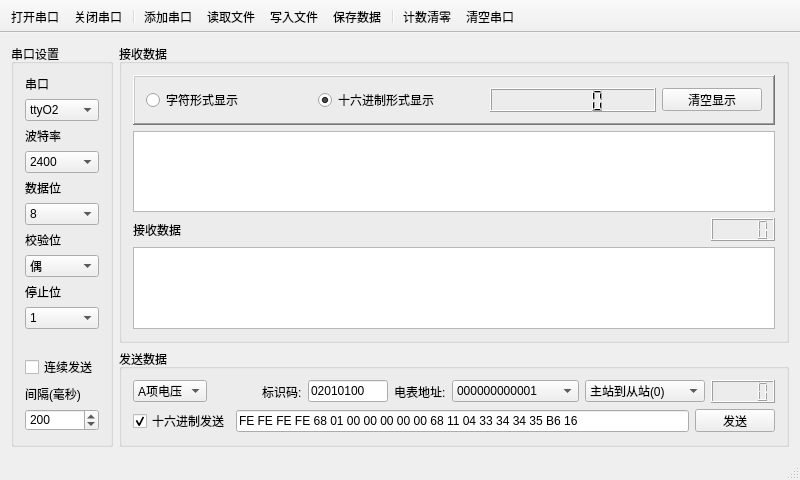
<?xml version="1.0" encoding="UTF-8"?>
<ui version="4.0">
 <class>MainWindow</class>
 <widget class="QMainWindow" name="MainWindow">
  <property name="enabled">
   <bool>true</bool>
  </property>
  <property name="geometry">
   <rect>
    <x>0</x>
    <y>0</y>
    <width>800</width>
    <height>480</height>
   </rect>
  </property>
  <property name="minimumSize">
   <size>
    <width>800</width>
    <height>480</height>
   </size>
  </property>
  <property name="font">
   <font>
    <family>Times New Roman</family>
    <pointsize>9</pointsize>
   </font>
  </property>
  <property name="cursor">
   <cursorShape>PointingHandCursor</cursorShape>
  </property>
  <property name="contextMenuPolicy">
   <enum>Qt::NoContextMenu</enum>
  </property>
  <property name="windowTitle">
   <string>QCom串口调试助手 1.0</string>
  </property>
  <property name="styleSheet">
   <string notr="true">QDialog{background:rgb(229, 255, 239)}
QStatusBar{background:url(:/images/header.bmp)}
QPushButton{background:url(:/images/header.bmp)}
QLCDNumber{background:url(:/images/lcd.bmp)}








</string>
  </property>
  <property name="iconSize">
   <size>
    <width>16</width>
    <height>16</height>
   </size>
  </property>
  <property name="toolButtonStyle">
   <enum>Qt::ToolButtonTextBesideIcon</enum>
  </property>
  <property name="animated">
   <bool>true</bool>
  </property>
  <widget class="QWidget" name="centralWidget">
   <layout class="QGridLayout" name="gridLayout">
    <item row="0" column="1">
     <widget class="QGroupBox" name="groupBox_2">
      <property name="styleSheet">
       <string notr="true"/>
      </property>
      <property name="title">
       <string>接收数据</string>
      </property>
      <property name="flat">
       <bool>true</bool>
      </property>
      <layout class="QVBoxLayout" name="verticalLayout_2">
       <item>
        <widget class="QFrame" name="frame_3">
         <property name="styleSheet">
          <string notr="true"/>
         </property>
         <property name="frameShape">
          <enum>QFrame::WinPanel</enum>
         </property>
         <property name="frameShadow">
          <enum>QFrame::Raised</enum>
         </property>
         <property name="lineWidth">
          <number>1</number>
         </property>
         <property name="midLineWidth">
          <number>0</number>
         </property>
         <layout class="QHBoxLayout" name="horizontalLayout">
          <item>
           <widget class="QRadioButton" name="ccradioButton">
            <property name="toolTip">
             <string>&lt;html&gt;&lt;head/&gt;&lt;body&gt;&lt;p&gt;以字符方式显示数据&lt;/p&gt;&lt;/body&gt;&lt;/html&gt;</string>
            </property>
            <property name="text">
             <string>字符形式显示</string>
            </property>
            <property name="checked">
             <bool>false</bool>
            </property>
           </widget>
          </item>
          <item>
           <widget class="QRadioButton" name="chradioButton">
            <property name="toolTip">
             <string>&lt;html&gt;&lt;head/&gt;&lt;body&gt;&lt;p&gt;以十六进制方式显示数据&lt;/p&gt;&lt;/body&gt;&lt;/html&gt;</string>
            </property>
            <property name="text">
             <string>十六进制形式显示</string>
            </property>
            <property name="checked">
             <bool>true</bool>
            </property>
           </widget>
          </item>
          <item>
           <widget class="QLCDNumber" name="recvbyteslcdNumber">
            <property name="sizePolicy">
             <sizepolicy hsizetype="Preferred" vsizetype="Minimum">
              <horstretch>0</horstretch>
              <verstretch>0</verstretch>
             </sizepolicy>
            </property>
            <property name="toolTip">
             <string>已接收字节数</string>
            </property>
            <property name="styleSheet">
             <string notr="true"/>
            </property>
           </widget>
          </item>
          <item>
           <widget class="QPushButton" name="clearUpBtn">
            <property name="minimumSize">
             <size>
              <width>0</width>
              <height>23</height>
             </size>
            </property>
            <property name="maximumSize">
             <size>
              <width>100</width>
              <height>23</height>
             </size>
            </property>
            <property name="text">
             <string>清空显示</string>
            </property>
            <property name="icon">
             <iconset resource="images.qrc">
              <normaloff>:/images/edit-clear.png</normaloff>:/images/edit-clear.png</iconset>
            </property>
           </widget>
          </item>
         </layout>
        </widget>
       </item>
       <item>
        <widget class="QTextBrowser" name="textBrowser"/>
       </item>
       <item>
        <layout class="QHBoxLayout" name="horizontalLayout_7">
         <item>
          <widget class="QLabel" name="label_7">
           <property name="text">
            <string>接收数据</string>
           </property>
          </widget>
         </item>
         <item>
          <spacer name="horizontalSpacer">
           <property name="orientation">
            <enum>Qt::Horizontal</enum>
           </property>
           <property name="sizeHint" stdset="0">
            <size>
             <width>40</width>
             <height>20</height>
            </size>
           </property>
          </spacer>
         </item>
         <item>
          <widget class="QLCDNumber" name="lcdNumber"/>
         </item>
        </layout>
       </item>
       <item>
        <widget class="QTextBrowser" name="analyse_rev"/>
       </item>
      </layout>
     </widget>
    </item>
    <item row="1" column="1">
     <widget class="QGroupBox" name="groupBox_4">
      <property name="styleSheet">
       <string notr="true"/>
      </property>
      <property name="title">
       <string>发送数据</string>
      </property>
      <property name="flat">
       <bool>true</bool>
      </property>
      <layout class="QVBoxLayout" name="verticalLayout_7">
       <item>
        <layout class="QHBoxLayout" name="horizontalLayout_2">
         <item>
          <widget class="QComboBox" name="sendcomboBox">
           <item>
            <property name="text">
             <string>A项电压</string>
            </property>
           </item>
           <item>
            <property name="text">
             <string>A项电流</string>
            </property>
           </item>
          </widget>
         </item>
         <item>
          <spacer name="horizontalSpacer_2">
           <property name="orientation">
            <enum>Qt::Horizontal</enum>
           </property>
           <property name="sizeHint" stdset="0">
            <size>
             <width>40</width>
             <height>20</height>
            </size>
           </property>
          </spacer>
         </item>
         <item>
          <widget class="QLabel" name="label_8">
           <property name="minimumSize">
            <size>
             <width>0</width>
             <height>0</height>
            </size>
           </property>
           <property name="maximumSize">
            <size>
             <width>65</width>
             <height>16777215</height>
            </size>
           </property>
           <property name="text">
            <string>标识码:</string>
           </property>
          </widget>
         </item>
         <item>
          <widget class="QLineEdit" name="RulerID">
           <property name="minimumSize">
            <size>
             <width>80</width>
             <height>0</height>
            </size>
           </property>
           <property name="maximumSize">
            <size>
             <width>80</width>
             <height>16777215</height>
            </size>
           </property>
           <property name="text">
            <string>02010100</string>
           </property>
          </widget>
         </item>
         <item>
          <widget class="QLabel" name="label_9">
           <property name="maximumSize">
            <size>
             <width>65</width>
             <height>16777215</height>
            </size>
           </property>
           <property name="text">
            <string>电表地址:</string>
           </property>
          </widget>
         </item>
         <item>
          <widget class="QComboBox" name="addrcomboBox">
           <property name="minimumSize">
            <size>
             <width>127</width>
             <height>0</height>
            </size>
           </property>
           <item>
            <property name="text">
             <string>000000000001</string>
            </property>
           </item>
           <item>
            <property name="text">
             <string>000000000002</string>
            </property>
           </item>
          </widget>
         </item>
         <item>
          <widget class="QComboBox" name="dircomboBox">
           <property name="minimumSize">
            <size>
             <width>120</width>
             <height>0</height>
            </size>
           </property>
           <item>
            <property name="text">
             <string>主站到从站(0)</string>
            </property>
           </item>
           <item>
            <property name="text">
             <string>从站到主站(1)</string>
            </property>
           </item>
          </widget>
         </item>
         <item>
          <widget class="QLCDNumber" name="lcdNumber_2"/>
         </item>
        </layout>
       </item>
       <item>
        <layout class="QHBoxLayout" name="horizontalLayout_10">
         <item>
          <widget class="QCheckBox" name="sendAsHexcheckBox">
           <property name="toolTip">
            <string>&lt;html&gt;&lt;head/&gt;&lt;body&gt;&lt;p&gt;以十六进制方式发送数据（默认为字符方式）&lt;/p&gt;&lt;/body&gt;&lt;/html&gt;</string>
           </property>
           <property name="text">
            <string>十六进制发送</string>
           </property>
           <property name="checked">
            <bool>true</bool>
           </property>
          </widget>
         </item>
         <item>
          <widget class="QLineEdit" name="sendMsgLineEdit">
           <property name="text">
            <string>FE FE FE FE 68 01 00 00 00 00 00 68 11 04 33 34 34 35 B6 16</string>
           </property>
           <property name="maxLength">
            <number>10000</number>
           </property>
           <property name="dragEnabled">
            <bool>false</bool>
           </property>
          </widget>
         </item>
         <item>
          <widget class="QPushButton" name="sendmsgBtn">
           <property name="minimumSize">
            <size>
             <width>0</width>
             <height>23</height>
            </size>
           </property>
           <property name="maximumSize">
            <size>
             <width>100</width>
             <height>23</height>
            </size>
           </property>
           <property name="text">
            <string>发送</string>
           </property>
           <property name="icon">
            <iconset resource="images.qrc">
             <normaloff>:/images/send.png</normaloff>:/images/send.png</iconset>
           </property>
           <property name="autoDefault">
            <bool>false</bool>
           </property>
           <property name="default">
            <bool>false</bool>
           </property>
          </widget>
         </item>
        </layout>
       </item>
      </layout>
     </widget>
    </item>
    <item row="0" column="0" rowspan="2">
     <widget class="QGroupBox" name="groupBox">
      <property name="styleSheet">
       <string notr="true"/>
      </property>
      <property name="title">
       <string>串口设置</string>
      </property>
      <property name="flat">
       <bool>false</bool>
      </property>
      <layout class="QVBoxLayout" name="verticalLayout">
       <item>
        <widget class="QLabel" name="label">
         <property name="sizePolicy">
          <sizepolicy hsizetype="Preferred" vsizetype="Fixed">
           <horstretch>0</horstretch>
           <verstretch>0</verstretch>
          </sizepolicy>
         </property>
         <property name="text">
          <string>串口</string>
         </property>
        </widget>
       </item>
       <item>
        <widget class="QComboBox" name="portNameComboBox">
         <property name="currentIndex">
          <number>2</number>
         </property>
         <item>
          <property name="text">
           <string>ttyO0</string>
          </property>
         </item>
         <item>
          <property name="text">
           <string>ttyO1</string>
          </property>
         </item>
         <item>
          <property name="text">
           <string>ttyO2</string>
          </property>
         </item>
         <item>
          <property name="text">
           <string>ttyO3</string>
          </property>
         </item>
         <item>
          <property name="text">
           <string>ttyO4</string>
          </property>
         </item>
         <item>
          <property name="text">
           <string>ttyO5</string>
          </property>
         </item>
         <item>
          <property name="text">
           <string>ttyUSB0</string>
          </property>
         </item>
         <item>
          <property name="text">
           <string>ttyUSB1</string>
          </property>
         </item>
         <item>
          <property name="text">
           <string>ttyUSB2</string>
          </property>
         </item>
         <item>
          <property name="text">
           <string>ttyUSB3</string>
          </property>
         </item>
         <item>
          <property name="text">
           <string>ttyUSB4</string>
          </property>
         </item>
        </widget>
       </item>
       <item>
        <widget class="QLabel" name="label_2">
         <property name="sizePolicy">
          <sizepolicy hsizetype="Preferred" vsizetype="Fixed">
           <horstretch>0</horstretch>
           <verstretch>0</verstretch>
          </sizepolicy>
         </property>
         <property name="text">
          <string>波特率</string>
         </property>
        </widget>
       </item>
       <item>
        <widget class="QComboBox" name="baudRateComboBox">
         <property name="currentIndex">
          <number>10</number>
         </property>
         <item>
          <property name="text">
           <string>50</string>
          </property>
         </item>
         <item>
          <property name="text">
           <string>75</string>
          </property>
         </item>
         <item>
          <property name="text">
           <string>110</string>
          </property>
         </item>
         <item>
          <property name="text">
           <string>134</string>
          </property>
         </item>
         <item>
          <property name="text">
           <string>150</string>
          </property>
         </item>
         <item>
          <property name="text">
           <string>200</string>
          </property>
         </item>
         <item>
          <property name="text">
           <string>300</string>
          </property>
         </item>
         <item>
          <property name="text">
           <string>600</string>
          </property>
         </item>
         <item>
          <property name="text">
           <string>1200</string>
          </property>
         </item>
         <item>
          <property name="text">
           <string>1800</string>
          </property>
         </item>
         <item>
          <property name="text">
           <string>2400</string>
          </property>
         </item>
         <item>
          <property name="text">
           <string>4800</string>
          </property>
         </item>
         <item>
          <property name="text">
           <string>9600</string>
          </property>
         </item>
         <item>
          <property name="text">
           <string>14400</string>
          </property>
         </item>
         <item>
          <property name="text">
           <string>19200</string>
          </property>
         </item>
         <item>
          <property name="text">
           <string>38400</string>
          </property>
         </item>
         <item>
          <property name="text">
           <string>56000</string>
          </property>
         </item>
         <item>
          <property name="text">
           <string>57600</string>
          </property>
         </item>
         <item>
          <property name="text">
           <string>76800</string>
          </property>
         </item>
         <item>
          <property name="text">
           <string>115200</string>
          </property>
         </item>
         <item>
          <property name="text">
           <string>128000</string>
          </property>
         </item>
         <item>
          <property name="text">
           <string>256000</string>
          </property>
         </item>
        </widget>
       </item>
       <item>
        <widget class="QLabel" name="label_3">
         <property name="sizePolicy">
          <sizepolicy hsizetype="Preferred" vsizetype="Fixed">
           <horstretch>0</horstretch>
           <verstretch>0</verstretch>
          </sizepolicy>
         </property>
         <property name="text">
          <string>数据位</string>
         </property>
        </widget>
       </item>
       <item>
        <widget class="QComboBox" name="dataBitsComboBox">
         <property name="currentIndex">
          <number>3</number>
         </property>
         <item>
          <property name="text">
           <string>5</string>
          </property>
         </item>
         <item>
          <property name="text">
           <string>6</string>
          </property>
         </item>
         <item>
          <property name="text">
           <string>7</string>
          </property>
         </item>
         <item>
          <property name="text">
           <string>8</string>
          </property>
         </item>
        </widget>
       </item>
       <item>
        <widget class="QLabel" name="label_4">
         <property name="sizePolicy">
          <sizepolicy hsizetype="Preferred" vsizetype="Fixed">
           <horstretch>0</horstretch>
           <verstretch>0</verstretch>
          </sizepolicy>
         </property>
         <property name="text">
          <string>校验位</string>
         </property>
        </widget>
       </item>
       <item>
        <widget class="QComboBox" name="parityComboBox">
         <property name="currentIndex">
          <number>2</number>
         </property>
         <item>
          <property name="text">
           <string>无</string>
          </property>
         </item>
         <item>
          <property name="text">
           <string>奇</string>
          </property>
         </item>
         <item>
          <property name="text">
           <string>偶</string>
          </property>
         </item>
        </widget>
       </item>
       <item>
        <widget class="QLabel" name="label_5">
         <property name="sizePolicy">
          <sizepolicy hsizetype="Preferred" vsizetype="Fixed">
           <horstretch>0</horstretch>
           <verstretch>0</verstretch>
          </sizepolicy>
         </property>
         <property name="text">
          <string>停止位</string>
         </property>
        </widget>
       </item>
       <item>
        <widget class="QComboBox" name="stopBitsComboBox">
         <item>
          <property name="text">
           <string>1</string>
          </property>
         </item>
         <item>
          <property name="text">
           <string>2</string>
          </property>
         </item>
        </widget>
       </item>
       <item>
        <spacer name="verticalSpacer">
         <property name="orientation">
          <enum>Qt::Vertical</enum>
         </property>
         <property name="sizeType">
          <enum>QSizePolicy::Fixed</enum>
         </property>
         <property name="sizeHint" stdset="0">
          <size>
           <width>20</width>
           <height>20</height>
          </size>
         </property>
        </spacer>
       </item>
       <item>
        <widget class="QCheckBox" name="obocheckBox">
         <property name="text">
          <string>连续发送</string>
         </property>
        </widget>
       </item>
       <item>
        <widget class="QLabel" name="label_6">
         <property name="sizePolicy">
          <sizepolicy hsizetype="Preferred" vsizetype="Fixed">
           <horstretch>0</horstretch>
           <verstretch>0</verstretch>
          </sizepolicy>
         </property>
         <property name="text">
          <string>间隔(毫秒)</string>
         </property>
        </widget>
       </item>
       <item>
        <widget class="QSpinBox" name="delayspinBox">
         <property name="minimum">
          <number>10</number>
         </property>
         <property name="maximum">
          <number>5000</number>
         </property>
         <property name="value">
          <number>200</number>
         </property>
        </widget>
       </item>
      </layout>
     </widget>
    </item>
   </layout>
  </widget>
  <widget class="QToolBar" name="mainToolBar">
   <property name="sizePolicy">
    <sizepolicy hsizetype="Preferred" vsizetype="Fixed">
     <horstretch>0</horstretch>
     <verstretch>0</verstretch>
    </sizepolicy>
   </property>
   <property name="minimumSize">
    <size>
     <width>0</width>
     <height>0</height>
    </size>
   </property>
   <property name="maximumSize">
    <size>
     <width>16777215</width>
     <height>55</height>
    </size>
   </property>
   <property name="font">
    <font>
     <pointsize>9</pointsize>
    </font>
   </property>
   <property name="cursor">
    <cursorShape>PointingHandCursor</cursorShape>
   </property>
   <property name="focusPolicy">
    <enum>Qt::StrongFocus</enum>
   </property>
   <property name="contextMenuPolicy">
    <enum>Qt::NoContextMenu</enum>
   </property>
   <property name="movable">
    <bool>false</bool>
   </property>
   <property name="allowedAreas">
    <set>Qt::NoToolBarArea</set>
   </property>
   <property name="iconSize">
    <size>
     <width>20</width>
     <height>20</height>
    </size>
   </property>
   <property name="floatable">
    <bool>true</bool>
   </property>
   <attribute name="toolBarArea">
    <enum>TopToolBarArea</enum>
   </attribute>
   <attribute name="toolBarBreak">
    <bool>false</bool>
   </attribute>
   <addaction name="actionOpen"/>
   <addaction name="actionClose"/>
   <addaction name="separator"/>
   <addaction name="actionAdd"/>
   <addaction name="actionLoadfile"/>
   <addaction name="actionWriteToFile"/>
   <addaction name="actionSave"/>
   <addaction name="separator"/>
   <addaction name="actionClearBytes"/>
   <addaction name="actionCleanPort"/>
  </widget>
  <widget class="QStatusBar" name="statusBar"/>
  <action name="actionAdd">
   <property name="checkable">
    <bool>false</bool>
   </property>
   <property name="icon">
    <iconset resource="images.qrc">
     <normaloff>:/images/add.png</normaloff>:/images/add.png</iconset>
   </property>
   <property name="text">
    <string>添加串口</string>
   </property>
   <property name="toolTip">
    <string>添加串口设备文件</string>
   </property>
   <property name="statusTip">
    <string>添加串口设备文件</string>
   </property>
  </action>
  <action name="actionOpen">
   <property name="icon">
    <iconset resource="images.qrc">
     <normaloff>:/images/open.png</normaloff>:/images/open.png</iconset>
   </property>
   <property name="text">
    <string>打开串口</string>
   </property>
   <property name="statusTip">
    <string>打开串口</string>
   </property>
  </action>
  <action name="actionClose">
   <property name="icon">
    <iconset resource="images.qrc">
     <normaloff>:/images/stop.png</normaloff>:/images/stop.png</iconset>
   </property>
   <property name="text">
    <string>关闭串口</string>
   </property>
   <property name="statusTip">
    <string>关闭串口</string>
   </property>
  </action>
  <action name="actionExit">
   <property name="icon">
    <iconset resource="images.qrc">
     <normaloff>:/images/exit.png</normaloff>:/images/exit.png</iconset>
   </property>
   <property name="text">
    <string>退出程序</string>
   </property>
   <property name="statusTip">
    <string>退出程序</string>
   </property>
  </action>
  <action name="actionAbout">
   <property name="icon">
    <iconset resource="images.qrc">
     <normaloff>:/images/mesage.png</normaloff>:/images/mesage.png</iconset>
   </property>
   <property name="text">
    <string>关于Wincom</string>
   </property>
   <property name="statusTip">
    <string>关于Wincom</string>
   </property>
  </action>
  <action name="actionSave">
   <property name="icon">
    <iconset resource="images.qrc">
     <normaloff>:/images/save.png</normaloff>:/images/save.png</iconset>
   </property>
   <property name="text">
    <string>保存数据</string>
   </property>
   <property name="toolTip">
    <string>保存收发框内的数据</string>
   </property>
   <property name="statusTip">
    <string>保存收发框内的数据</string>
   </property>
  </action>
  <action name="actionClearBytes">
   <property name="icon">
    <iconset resource="images.qrc">
     <normaloff>:/images/clearbytes.png</normaloff>:/images/clearbytes.png</iconset>
   </property>
   <property name="text">
    <string>计数清零</string>
   </property>
   <property name="toolTip">
    <string>清零已收到的字节数</string>
   </property>
   <property name="statusTip">
    <string>清零已收到的字节数</string>
   </property>
  </action>
  <action name="actionLoadfile">
   <property name="icon">
    <iconset resource="images.qrc">
     <normaloff>:/images/loadfile.png</normaloff>:/images/loadfile.png</iconset>
   </property>
   <property name="text">
    <string>读取文件</string>
   </property>
   <property name="toolTip">
    <string>载入外部文件作为发送内容</string>
   </property>
   <property name="statusTip">
    <string>载入外部文件作为发送内容</string>
   </property>
  </action>
  <action name="actionCleanPort">
   <property name="icon">
    <iconset resource="images.qrc">
     <normaloff>:/images/cleanport.png</normaloff>:/images/cleanport.png</iconset>
   </property>
   <property name="text">
    <string>清空串口</string>
   </property>
   <property name="toolTip">
    <string>清空串口中I/O数据</string>
   </property>
   <property name="statusTip">
    <string>清空串口中I/O数据</string>
   </property>
  </action>
  <action name="actionWriteToFile">
   <property name="checkable">
    <bool>true</bool>
   </property>
   <property name="icon">
    <iconset resource="images.qrc">
     <normaloff>:/images/write2file.png</normaloff>:/images/write2file.png</iconset>
   </property>
   <property name="text">
    <string>写入文件</string>
   </property>
   <property name="toolTip">
    <string>将读取数据写入到文件</string>
   </property>
   <property name="statusTip">
    <string>将读取数据写入到文件</string>
   </property>
  </action>
 </widget>
 <layoutdefault spacing="6" margin="11"/>
 <resources>
  <include location="images.qrc"/>
 </resources>
 <connections/>
</ui>
